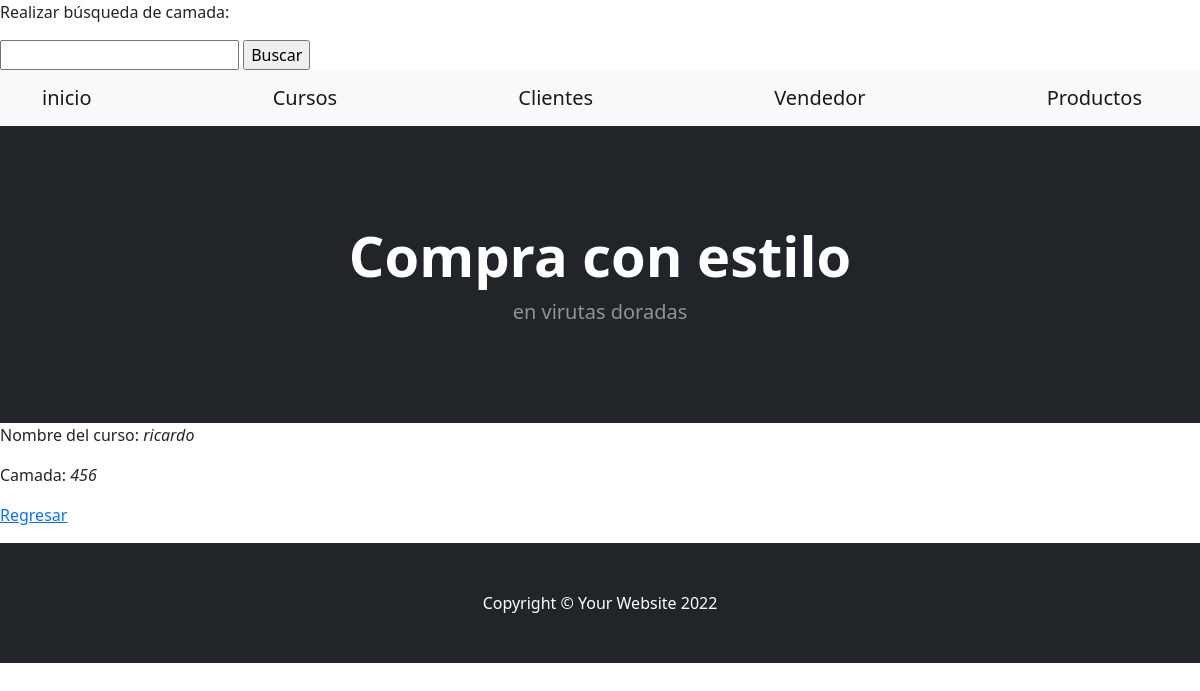
The app's page /App1/10, older data.
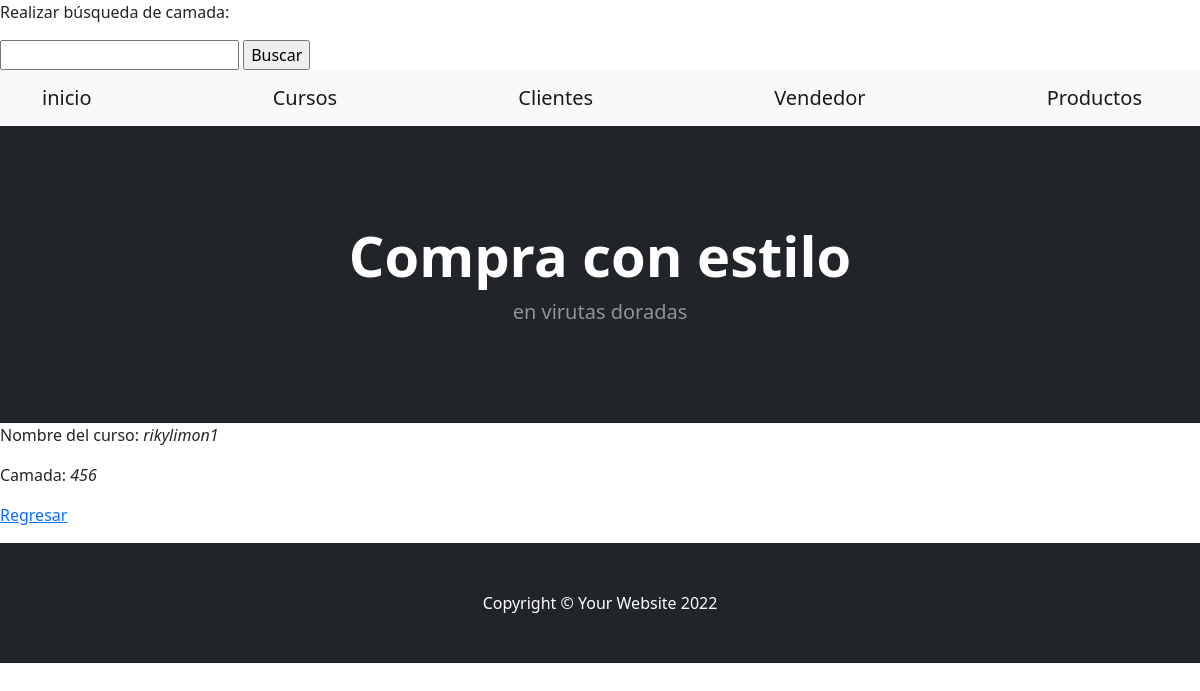
The same page, newer data.
### App1/models.py (models this page shows, shortened)
class Curso (models.Model):
    nombre =models.CharField(max_length=30)          #ESTO CRRESPONDE A ---CURSOS---
    camada =models.IntegerField()

### App1/views.py (the view)
# urls.py: path('<int:pk>', views.cursodetalle.as_view(), name='Detalle'), # type: ignore
class cursodetalle (DetailView):
    model= Curso
    template_name= "curso_detalle.html"

### App1/template/curso_detalle.html
{% extends 'padre.html' %}
{% load static %}
{% block contenidoquecambia %}
    <p>Nombre del curso: <i>{{ curso.nombre }}</i></p>
    <p>Camada: <i>{{ curso.camada }}</i></p>
    <p>
        <a href="{% url 'list' %}">Regresar</a>
    </p>
{% endblock %}

Row changes from the older to the newer data that the page shows:
changed Curso: nombre "ricardo" → "rikylimon1"
